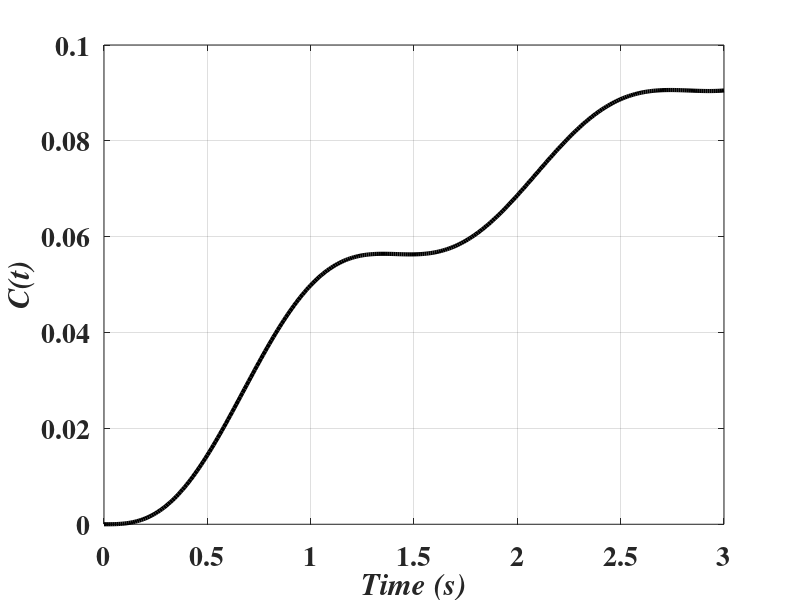

The MATLAB source for this figure:
K=7;
num=[1];
den=[1 1 20 K];
sys=tf(num,den);
t=[0:0.01:3];
y=step(sys,t);
plot(t,y,'black','LineWidth',3);
grid
X=xlabel('Time (s)')
Y=ylabel('C(t)')

set([X,Y],'FontName','times','FontSize',18,'FontAngle','Italic','FontWeight','bold')
set(findall(gcf,'type','axes'),'fontsize',20,'Fontname','Times','fontWeight','bold');
